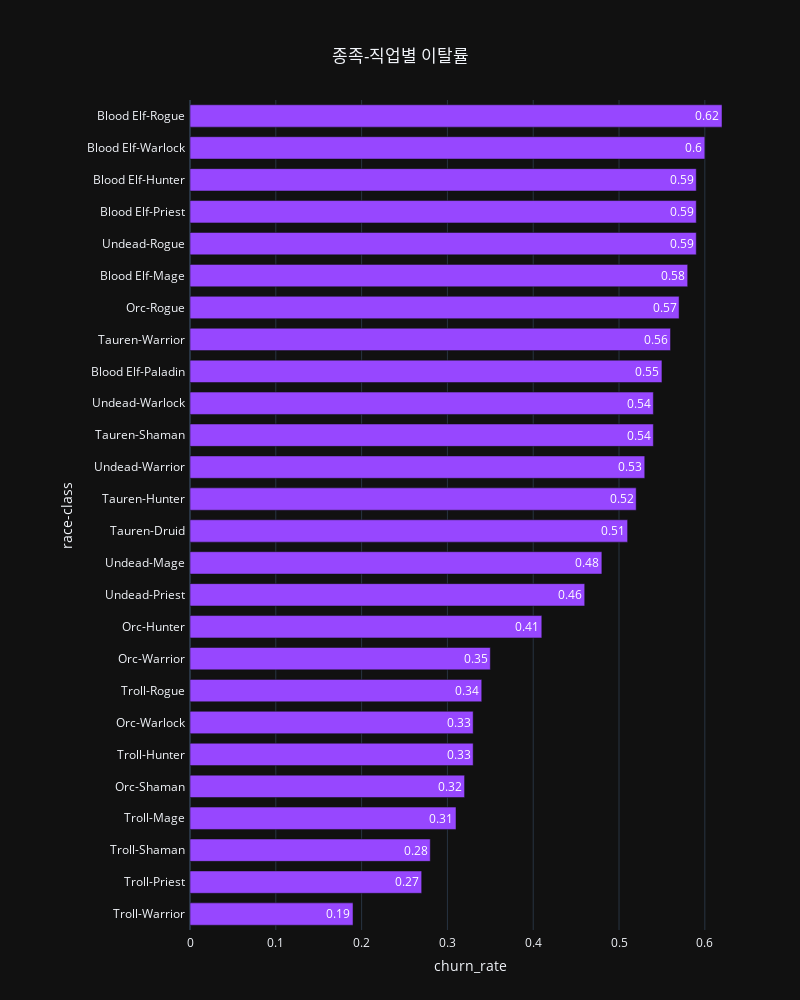

Notebook source saved alongside this figure:
### Markdown cell above
## 종족 및 직업별 이탈율
* 종족과 직업 조합 중에 이탈율이 높은 케이스를 분석함.

### Code cell
nusers_race_class = last_log.groupby(by=['race', 'charclass']).char.count().reset_index().rename(columns={'char':'total_users'})
cusers_race_class = churn_users.groupby(by=['race', 'charclass']).char.count().reset_index().rename(columns={'char':'churn_users'})

race_n_class = pd.merge(nusers_race_class, cusers_race_class, on=['race', 'charclass'])
race_n_class['churn_rate'] = race_n_class['churn_users'] / race_n_class['total_users']
race_n_class = race_n_class.sort_values(by='churn_rate', ascending=True)

race_n_class['race-class'] = race_n_class['race'] + '-' + race_n_class['charclass']
race_n_class['churn_rate'] = [round(x, 2) for x in race_n_class['churn_rate']]

fig = px.bar(race_n_class, x='churn_rate', y='race-class', text='churn_rate', width=800, height=800, template='plotly_dark', color_discrete_sequence=['#9747ff'])
fig.update_traces(textfont_size=12, textangle=0, width=0.7)


fig.update_layout(width=800, height=1000,
                  title={
                    'text': "종족-직업별 이탈률",
                    'y':0.95,
                    'x':0.5,
                    'xanchor': 'center',
                    'yanchor': 'top'},
                  template='plotly_dark',
                  margin=dict(
                        l=190,
                        r=50,
                        b=70,
                        t=100,
                        pad=4
                    )
                 )

fig.show()

fig.write_image("img/race_class_churn.png")

### Figure 1 — Plotly figure (JSON) as saved in the notebook; plotly's stock layout.template omitted (floating-point values rounded to 4 significant figures)
{"data": [{"alignmentgroup": "True", "hovertemplate": "churn_rate=%{text}<br>race-class=%{y}<extra></extra>", "legendgroup": "", "marker": {"color": "#9747ff", "pattern": {"shape": ""}}, "name": "", "offsetgroup": "", "orientation": "h", "showlegend": false, "text": [0.19, 0.27, 0.28, 0.31, 0.32, 0.33, 0.33, 0.34, 0.35, 0.41, 0.46, 0.48, 0.51, 0.52, 0.53, 0.54, 0.54, 0.55, 0.56, 0.57, 0.58, 0.59, 0.59, 0.59, 0.6, 0.62], "textangle": 0, "textfont": {"size": 12}, "textposition": "auto", "type": "bar", "width": 0.7, "x": [0.19, 0.27, 0.28, 0.31, 0.32, 0.33, 0.33, 0.34, 0.35, 0.41, 0.46, 0.48, 0.51, 0.52, 0.53, 0.54, 0.54, 0.55, 0.56, 0.57, 0.58, 0.59, 0.59, 0.59, 0.6, 0.62], "xaxis": "x", "y": ["Troll-Warrior", "Troll-Priest", "Troll-Shaman", "Troll-Mage", "Orc-Shaman", "Troll-Hunter", "Orc-Warlock", "Troll-Rogue", "Orc-Warrior", "Orc-Hunter", "Undead-Priest", "Undead-Mage", "Tauren-Druid", "Tauren-Hunter", "Undead-Warrior", "Tauren-Shaman", "Undead-Warlock", "Blood Elf-Paladin", "Tauren-Warrior", "Orc-Rogue", "Blood Elf-Mage", "Undead-Rogue", "Blood Elf-Priest", "Blood Elf-Hunter", "Blood Elf-Warlock", "Blood Elf-Rogue"], "yaxis": "y"}], "layout": {"barmode": "relative", "height": 1000, "legend": {"tracegroupgap": 0}, "margin": {"b": 70, "l": 190, "pad": 4, "r": 50, "t": 100}, "title": {"text": "종족-직업별 이탈률", "x": 0.5, "xanchor": "center", "y": 0.95, "yanchor": "top"}, "width": 800, "xaxis": {"anchor": "y", "autorange": true, "domain": [0, 1], "range": [0, 0.6526], "title": {"text": "churn_rate"}, "type": "linear"}, "yaxis": {"anchor": "x", "autorange": true, "domain": [0, 1], "range": [-0.5, 25.5], "title": {"text": "race-class"}, "type": "category"}}}
